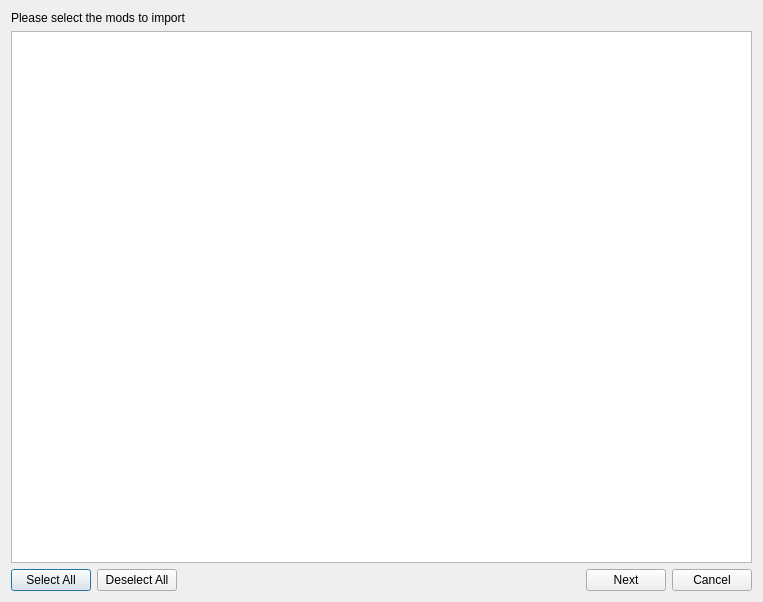
<?xml version="1.0" encoding="UTF-8"?>
<ui version="4.0">
 <class>ModSelectionDialog</class>
 <widget class="QDialog" name="ModSelectionDialog">
  <property name="geometry">
   <rect>
    <x>0</x>
    <y>0</y>
    <width>763</width>
    <height>602</height>
   </rect>
  </property>
  <property name="windowTitle">
   <string>Import Mods</string>
  </property>
  <layout class="QVBoxLayout" name="verticalLayout">
   <item>
    <widget class="QLabel" name="label">
     <property name="text">
      <string>Please select the mods to import</string>
     </property>
    </widget>
   </item>
   <item>
    <widget class="QTreeWidget" name="modsList">
     <property name="indentation">
      <number>0</number>
     </property>
     <property name="rootIsDecorated">
      <bool>true</bool>
     </property>
     <property name="itemsExpandable">
      <bool>false</bool>
     </property>
     <property name="columnCount">
      <number>3</number>
     </property>
     <attribute name="headerVisible">
      <bool>false</bool>
     </attribute>
     <attribute name="headerDefaultSectionSize">
      <number>300</number>
     </attribute>
     <attribute name="headerStretchLastSection">
      <bool>false</bool>
     </attribute>
     <column>
      <property name="text">
       <string notr="true">Name</string>
      </property>
     </column>
     <column>
      <property name="text">
       <string>Version</string>
      </property>
      <property name="textAlignment">
       <set>AlignHCenter|AlignVCenter|AlignCenter</set>
      </property>
     </column>
     <column>
      <property name="text">
       <string># Files</string>
      </property>
      <property name="textAlignment">
       <set>AlignHCenter|AlignVCenter|AlignCenter</set>
      </property>
     </column>
    </widget>
   </item>
   <item>
    <layout class="QHBoxLayout" name="horizontalLayout">
     <item>
      <widget class="QPushButton" name="selectAllButton">
       <property name="text">
        <string>Select All</string>
       </property>
      </widget>
     </item>
     <item>
      <widget class="QPushButton" name="deselectAllButton">
       <property name="text">
        <string>Deselect All</string>
       </property>
      </widget>
     </item>
     <item>
      <spacer name="horizontalSpacer">
       <property name="orientation">
        <enum>Qt::Horizontal</enum>
       </property>
       <property name="sizeHint" stdset="0">
        <size>
         <width>40</width>
         <height>20</height>
        </size>
       </property>
      </spacer>
     </item>
     <item>
      <widget class="QPushButton" name="continueButton">
       <property name="text">
        <string>Next</string>
       </property>
      </widget>
     </item>
     <item>
      <widget class="QPushButton" name="cancelButton">
       <property name="text">
        <string>Cancel</string>
       </property>
      </widget>
     </item>
    </layout>
   </item>
  </layout>
 </widget>
 <resources/>
 <connections/>
</ui>
